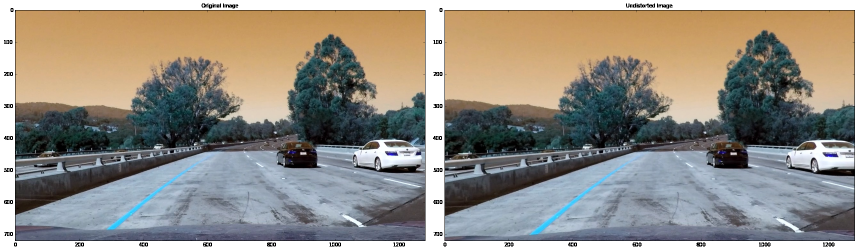
#> input picture images/test1.png, 1715 x 502 px, given in place of test1.jpg, which was not available (shown at 1/2 size)
$ jupyter execute --allow-errors AdvancedLaneDetection.ipynb   (shell and % lines are left out)   (older library calls are emulated)   (text cells are left out)
#> lines starting #> are read from the running program, lines starting #| are printed output that depends on the picture; after the words box and inside, x2 and y2 are one past the last pixel; in counts of white or black regions, pixels touching at a corner belong together; pictures that were not available may be replaced by others from this repository, and a replacement may not be noted
[cell 1]
import numpy as np
import cv2
import glob
import matplotlib.pyplot as plt

[cell 2]
def camera_calibration(nx,ny):

    # prepare object points, like (0,0,0), (1,0,0), (2,0,0) ....,(6,5,0)
    objp = np.zeros((nx*ny,3), np.float32)
    objp[:,:2] = np.mgrid[0:nx,0:ny].T.reshape(-1,2)

    # Arrays to store object points and image points from all the images.
    objpoints = [] # 3d points in real world space
    imgpoints = [] # 2d points in image plane.

    # Make a list of calibration images
    images = glob.glob('../camera_cal/calibration*.jpg')

    # Step through the list and search for chessboard corners
    for fname in images:
        img = cv2.imread(fname)
        gray = cv2.cvtColor(img,cv2.COLOR_BGR2GRAY)
        # Find the chessboard corners
        ret, corners = cv2.findChessboardCorners(gray, (nx,ny),None)

        # If found, add object points, image points
        if ret == True:
            objpoints.append(objp)
            imgpoints.append(corners)

            # Draw and display the corners
            img = cv2.drawChessboardCorners(img, (nx,ny), corners, ret)
            gray = cv2.cvtColor(img, cv2.COLOR_BGR2GRAY)
            ret, mtx, dist, rvecs, tvecs = cv2.calibrateCamera(objpoints, imgpoints, gray.shape[::-1], None, None)
    return mtx, dist

[cell 3]
def calc_distort(img,mtx,dist):
    undist = cv2.undistort(img, mtx, dist, None, mtx)
    return undist

[cell 4]
image = cv2.imread("../camera_cal/calibration1.jpg")
nx = 9
ny = 6
#> (the rest of this cell did not finish here and is left out)

[cell 5]
image = cv2.imread("../test_images/test1.jpg")
#> image is the input picture: shape (502, 1715, 3); mean B, G, R 132.7, 142.1, 147.7
nx = 9
ny = 6
#> (the rest of this cell did not finish here and is left out)

undist = calc_distort(image, mtx,dist)
f, (ax1, ax2) = plt.subplots(1, 2, figsize=(24, 9))
f.tight_layout()
ax1.imshow(image)
ax1.set_title('Original Image', fontsize=50)
ax2.imshow(undist)
ax2.set_title('Undistorted Image', fontsize=50)

[cell 6]
# Gradient calculation
def abs_sobel_thresh(img, orient='x', thresh_min=0, thresh_max=255):
    # Convert to grayscale
#> called with orient = 'x', thresh_min = 20, thresh_max = 100
    gray = cv2.cvtColor(img, cv2.COLOR_RGB2GRAY)
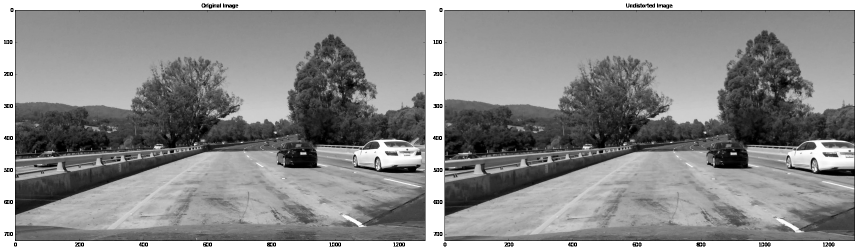
#> gray: shape (502, 1715) (shown at 1/2 size); min 0, max 255, mean 139.9
    # Apply x or y gradient with the OpenCV Sobel() function
    # and take the absolute value
    if orient == 'x':
        abs_sobel = np.absolute(cv2.Sobel(gray, cv2.CV_64F, 1, 0))
    if orient == 'y':
        abs_sobel = np.absolute(cv2.Sobel(gray, cv2.CV_64F, 0, 1))
    # Rescale back to 8 bit integer
    scaled_sobel = np.uint8(255*abs_sobel/np.max(abs_sobel))
    # Create a copy and apply the threshold
    binary_output = np.zeros_like(scaled_sobel)
    # Here I'm using inclusive (>=, <=) thresholds, but exclusive is ok too
    binary_output[(scaled_sobel >= thresh_min) & (scaled_sobel <= thresh_max)] = 1

    # Return the result
    return binary_output

[cell 7]
image = cv2.imread("../test_images/test1.jpg")
# Run the function
grad_binary = abs_sobel_thresh(image, orient='x', thresh_min=20, thresh_max=100)
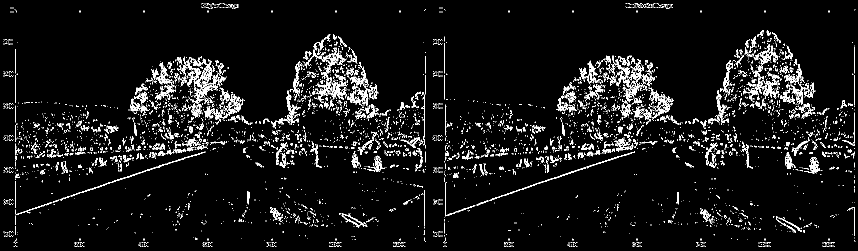
#> grad_binary: shape (502, 1715) (shown at 1/2 size); values 0 (black) and 1 (white), 6.1% white in thin lines or dots
# Plot the result
f, (ax1, ax2) = plt.subplots(1, 2, figsize=(24, 9))
f.tight_layout()
ax1.imshow(image)
ax1.set_title('Original Image', fontsize=50)
ax2.imshow(grad_binary, cmap='gray')
ax2.set_title('Thresholded Gradient', fontsize=50)
plt.subplots_adjust(left=0., right=1, top=0.9, bottom=0.)
#> figure, not shown here; B, G, R data is drawn as R, G, B

[cell 8]
# Magnitude of the gradient
def mag_thresh(img, sobel_kernel=3, mag_thresh=(0, 255)):
    # Apply the following steps to img
    # 1) Convert to grayscale
#> called with sobel_kernel = 3, mag_thresh = (30, 100)
    gray = cv2.cvtColor(img, cv2.COLOR_RGB2GRAY)
    # 2) Take the gradient in x and y separately
    sobelx = cv2.Sobel(gray, cv2.CV_64F, 1, 0, ksize=sobel_kernel)
    sobely = cv2.Sobel(gray, cv2.CV_64F, 0, 1, ksize= sobel_kernel)
    # 3) Calculate the magnitude
    mag = np.sqrt(sobelx**2 + sobely**2)
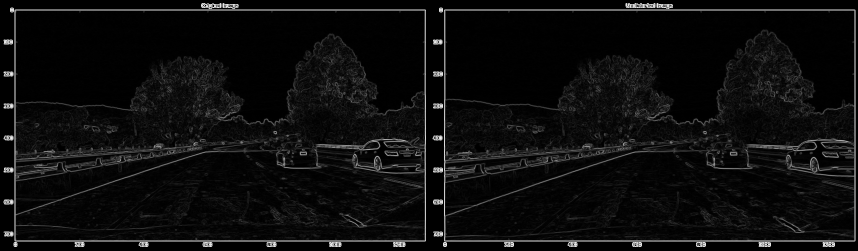
#> mag: shape (502, 1715) float64 (shown at 1/2 size); min 0, max 1140.4, mean 60.7; drawn with min black and max white
    # 4) Scale to 8-bit (0 - 255) and convert to type = np.uint8
    scale_factor = np.max(mag)/255
#> scale_factor = 4.47
    mag = (mag/scale_factor).astype(np.uint8)
    # 5) Create a binary mask where mag thresholds are met
    binary_output = np.zeros_like(mag)
    # 6) Return this mask as your binary_output image
    binary_output[(mag >= mag_thresh[0]) & (mag <= mag_thresh[1])] = 1
    return binary_output

[cell 9]
image = cv2.imread("../test_images/test1.jpg")
# Run the function
mag_binary = mag_thresh(image, sobel_kernel=3, mag_thresh=(30, 100))
#> mag_binary: shape (502, 1715); values 0 (black) and 1 (white), 7.3% white in thin lines or dots
# Plot the result
f, (ax1, ax2) = plt.subplots(1, 2, figsize=(24, 9))
f.tight_layout()
ax1.imshow(image)
ax1.set_title('Original Image', fontsize=50)
ax2.imshow(mag_binary, cmap='gray')
ax2.set_title('Thresholded Magnitude', fontsize=50)
plt.subplots_adjust(left=0., right=1, top=0.9, bottom=0.)
#> figure, not shown here; B, G, R data is drawn as R, G, B

[cell 10]
def dir_threshold(img, sobel_kernel=3, thresh=(0, np.pi/2)):

    # Apply the following steps to img
    # 1) Convert to grayscale
#> called with sobel_kernel = 15, thresh = (0.7, 1.3)
    gray = cv2.cvtColor(img, cv2.COLOR_RGB2GRAY)
    # 2) Take the gradient in x and y separately
    sobelx = cv2.Sobel(gray, cv2.CV_64F, 1, 0, ksize=sobel_kernel)
    # 3) Take the absolute value of the x and y gradients
    sobely = cv2.Sobel(gray, cv2.CV_64F, 0, 1, ksize=sobel_kernel)
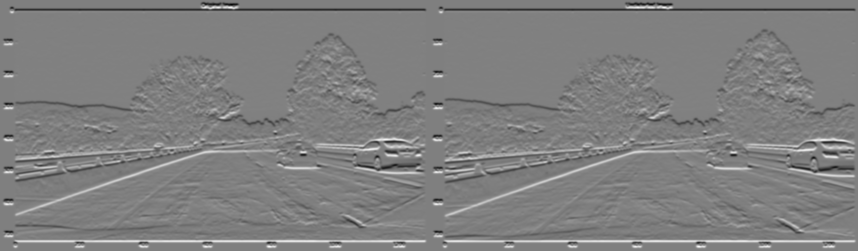
#> sobely: shape (502, 1715) float64 (shown at 1/2 size); min -6.32e+09, max 6.28e+09, mean 145.6; drawn with min black and max white
    # 4) Use np.arctan2(abs_sobely, abs_sobelx) to calculate the direction of the gradient
    absgraddir = np.arctan2(np.absolute(sobely), np.absolute(sobelx))
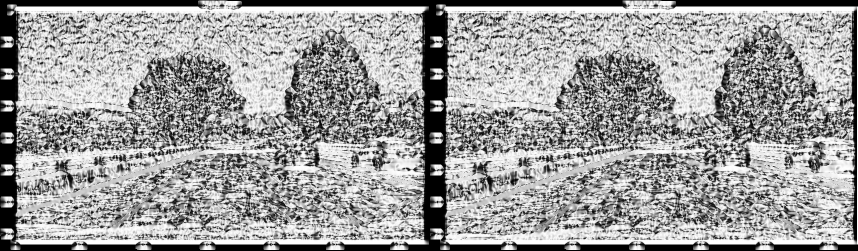
#> absgraddir: shape (502, 1715) float64 (shown at 1/2 size); min 0, max 1.57, mean 0.978; drawn with min black and max white
    # 5) Create a binary mask where direction thresholds are met
    binary_output =  np.zeros_like(absgraddir)
    # 6) Return this mask as your binary_output image
    binary_output[(absgraddir >= thresh[0]) & (absgraddir <= thresh[1])] = 1
    return binary_output

[cell 11]
image = cv2.imread("../test_images/test1.jpg")
# Run the function
dir_binary = dir_threshold(image, sobel_kernel=15, thresh=(0.7, 1.3))
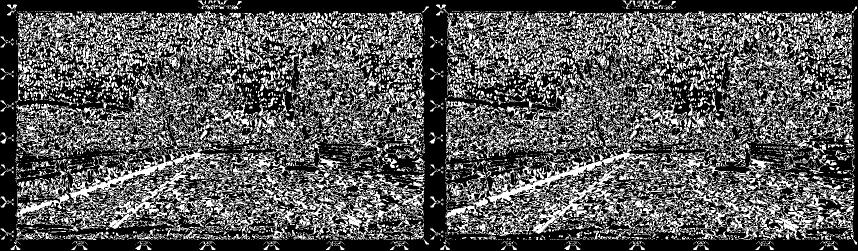
#> dir_binary: shape (502, 1715) float64 (shown at 1/2 size); values 0 (black) and 1 (white), 34.8% white; 6056 white regions (4610 under 20 px), largest, box (x1, y1, x2, y2) and area: (933, 190, 1447, 472) 22817, (131, 268, 539, 479) 18518, (1423, 351, 1654, 480) 8352
# Plot the result
f, (ax1, ax2) = plt.subplots(1, 2, figsize=(24, 9))
f.tight_layout()
ax1.imshow(image)
ax1.set_title('Original Image', fontsize=50)
ax2.imshow(dir_binary, cmap='gray')
ax2.set_title('Thresholded Grad. Dir.', fontsize=50)
plt.subplots_adjust(left=0., right=1, top=0.9, bottom=0.)
#> figure, not shown here; B, G, R data is drawn as R, G, B

[cell 12]
image = cv2.imread("../test_images/test1.jpg")
R_channel = image[:,:,0]
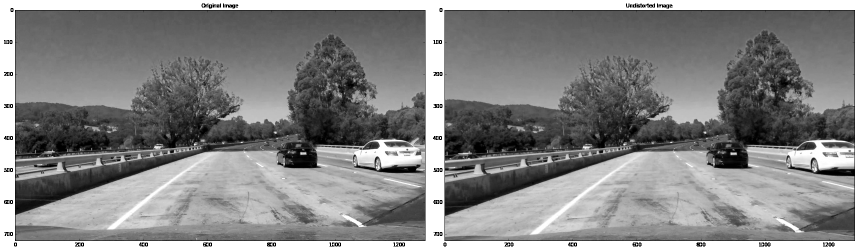
#> R_channel: shape (502, 1715) (shown at 1/2 size); min 0, max 255, mean 132.7
#plt.imshow(R_channel)
G_channel = image[:,:,1]
#plt.imshow(G_channel)
B_channel = image[:,:,2]
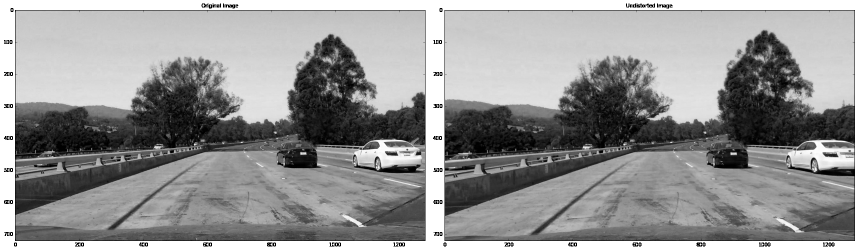
#> B_channel: shape (502, 1715) (shown at 1/2 size); min 0, max 255, mean 147.7
plt.imshow(B_channel)

[cell 13]
image = cv2.imread("../test_images/test1.jpg")
hls = cv2.cvtColor(image, cv2.COLOR_RGB2HLS)
#> hls: shape (502, 1715, 3); mean of channels 0, 1, 2 52.2, 140.3, 64.4
h = hls[:,:,0]
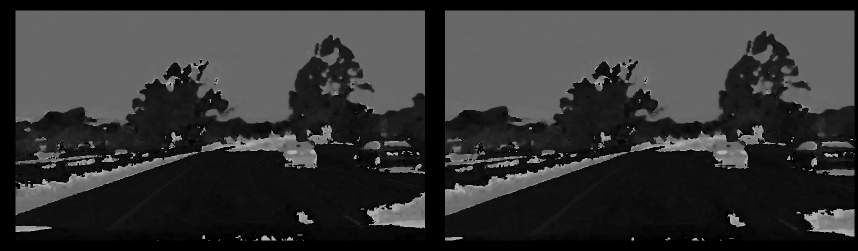
#> h: shape (502, 1715) (shown at 1/2 size); min 0, max 180, mean 52.2
plt.imshow(h)

[cell 14]
l = hls[:,:,1]
plt.imshow(l)

[cell 15]
s = hls[:,:,2]
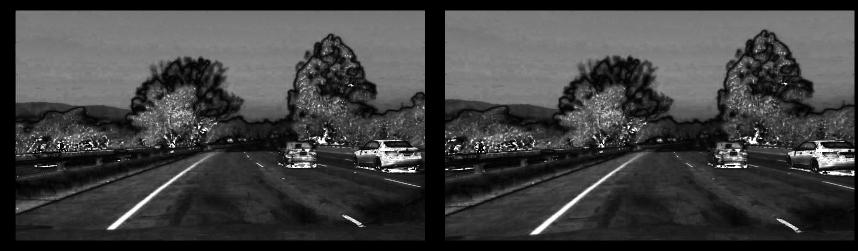
#> s: shape (502, 1715) (shown at 1/2 size); min 0, max 255, mean 64.4
plt.imshow(s)

[cell 16]
### Combined color and gradient
# [18 lines left out: function combined_color, not called in this run]

[cell 17]
image = cv2.imread("../test_images/test1.jpg")
#> (the rest of this cell did not finish here and is left out)

undist = calc_distort(image,mtx,dist)
result_color,result_combined = combined_color(undist)
f, (ax1, ax2) = plt.subplots(1, 2, figsize=(24, 9))
f.tight_layout()
ax1.imshow(image)
ax1.set_title("Original Image", fontsize = 50)
ax2.imshow(result_combined)
ax2.set_title("Thresholded Image", fontsize = 50)
plt.subplots_adjust(left=0., right=1, top=0.9, bottom=0.)

[cell 18]
src = np.asarray([[240, 686], [1060, 686], [738, 480], [545 ,480]], np.float32)
dst = np.asarray([[300, 700], [1000, 700], [1000 , 300], [300, 300]], np.float32)
# [10 lines left out: function perspective_transform, not called in this run]

[cell 19]
image = cv2.imread("../test_images/test1.jpg")
#> (the rest of this cell did not finish here and is left out)
